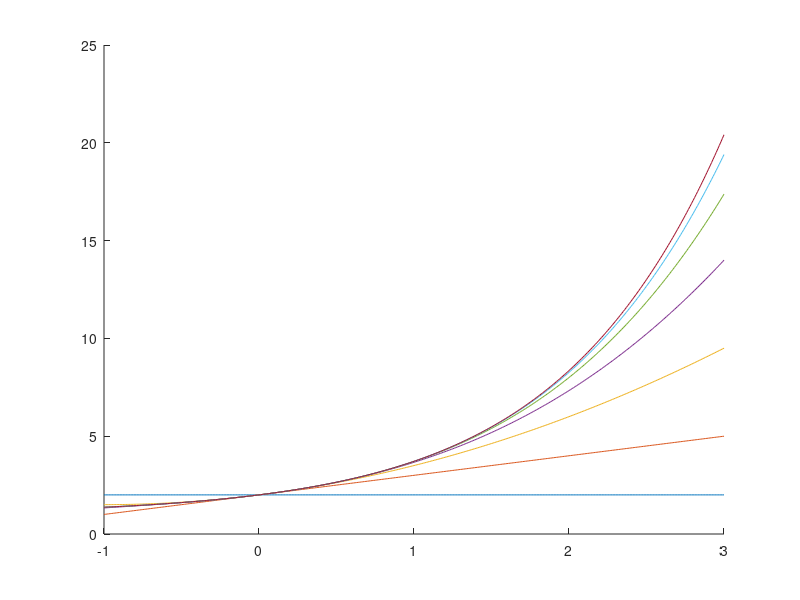

Write MATLAB code to recreate this figure.
# Plot the first six Taylor polynomials for
# f(x) = e^x and x0 = 0 on the interval [-1,3]


t = -1 : 0.01 : 3;
n = 6;
prev_f = 1;
hold on
for i = 0:n
	f = prev_f + t.^i / factorial(i);
	plot(t, f);
	prev_f = f;
end
hold off
input("")
